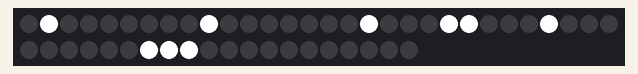
The sketch below on a simulated Arduino Uno, built with avr-gcc and run on an emulated ATmega328P. Parts: 50 RGB LEDs in strip order, left to right, continuing on the next row. Random numbers use the default seed unless the sketch sets one.

Above: at 0.05 s.
At 4.97 s:
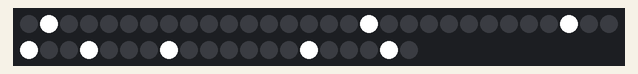
At 9.99 s:
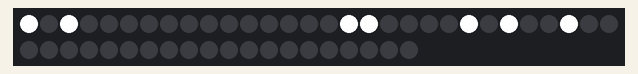
At 19.92 s:
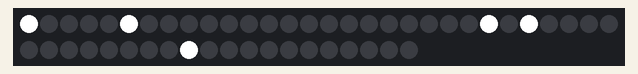
At 29.86 s:
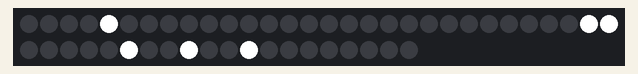
At 39.9 s:
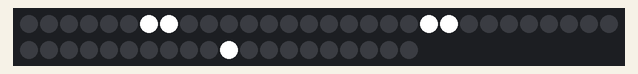

The sketch:

twinkleEffectLed.ino
```cpp
#include <FastLED.h>

#define LED_PIN     7
#define NUM_LEDS    50
#define TWINKLE_SPEED 100  // Speed of twinkling

CRGB leds[NUM_LEDS];

void setup() {
  FastLED.addLeds<WS2812, LED_PIN, GRB>(leds, NUM_LEDS);
}

void loop() {
  for (int i = 0; i < NUM_LEDS; i++) {
    if (random(10) > 8) {  // 20% chance to twinkle
      leds[i] = CRGB::White;
    } else {
      leds[i] = CRGB::Black;
    }
  }
  FastLED.show();
  delay(TWINKLE_SPEED);
}
```
